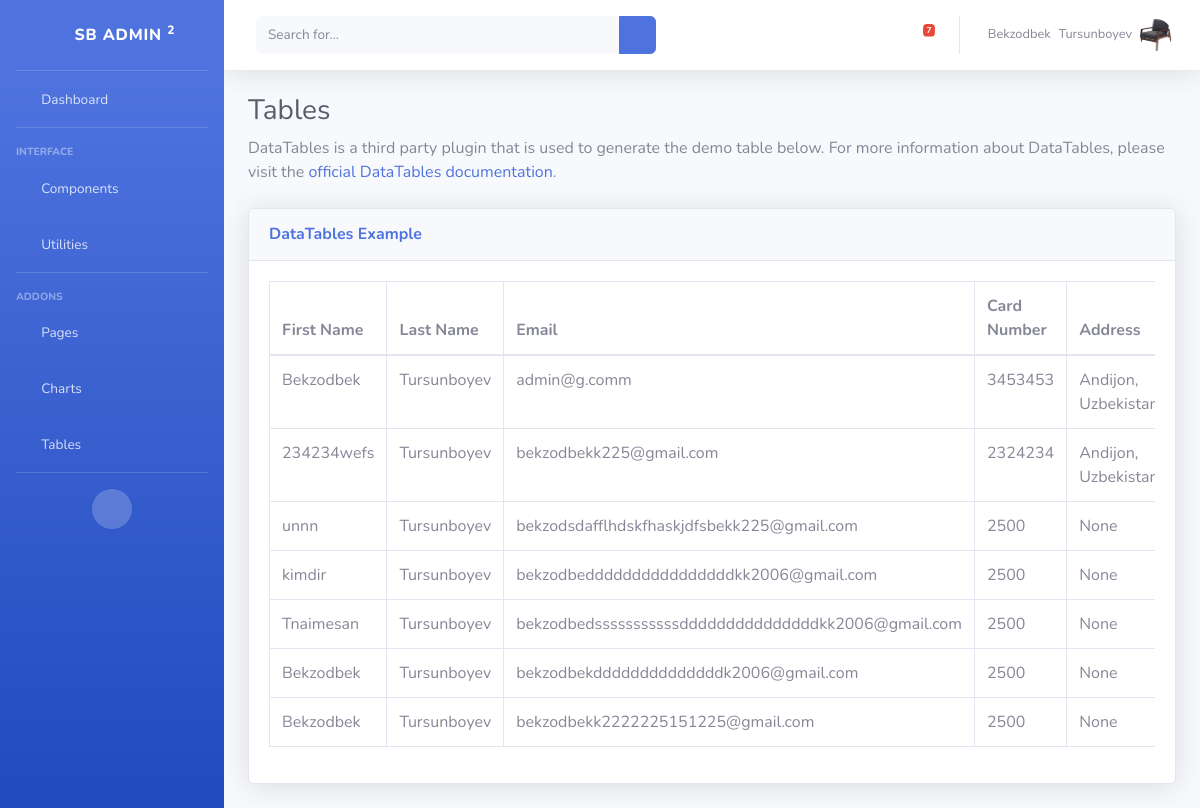
The page /dashboard/tables/ (signed in) on the database its author committed.
### furnapp/models.py (models this page shows, shortened)
class MyUser(AbstractUser):
    username = None
    email = models.EmailField(unique=True)
    USERNAME_FIELD = 'email'
    REQUIRED_FIELDS = []
    is_organiser = models.BooleanField(default=False)
    is_agent = models.BooleanField(default=False)

class Profile(models.Model):
    class Meta:
        verbose_name = "My Profile"
        verbose_name_plural = "Profile"
    custom_user = models.OneToOneField(MyUser, on_delete=models.CASCADE)
    image = models.ImageField(default="arrivals5.png", upload_to="profile")
    bio = models.CharField(max_length=100, default="bio", null=True, blank=True)
    card_number = models.IntegerField(default=2500, null=True,blank=True)
    address = models.CharField(max_length=200, null=True, blank=True)
    mobile_number = models.IntegerField(default=998931742328, null=True, blank=True)

### dashboard/views.py (the view)
# urls.py: path('tables/', tables, name='tables'),
def tables(request):
    if 'user' in request.GET:
        search = request.GET['user']
        full_search = Q(Q(first_name__icontains=search) | Q(Q(email__icontains=search)))
        profile_search = Q(Q(mobile_number__icontains=search))
        user = User.objects.filter(full_search)
        profile = Profile.objects.filter(profile_search)
    else:
        user = User.objects.all()
    context={
        "user_full":user
    }
    return render(request, 'dashboard/includes/tables.html', context)

### templates/dashboard/includes/tables.html (shortened to what this page needs)
{% extends 'dashboard/layouts/base.html' %}
{% block contend %}
<div class="container-fluid">
    <h1 class="h3 mb-2 text-gray-800">Tables</h1>
    <p class="mb-4">DataTables is a third party plugin that is used to generate the demo table below.
        For more information about DataTables, please visit the <a target="_blank"
            href="https://datatables.net">official DataTables documentation</a>.</p>
    <div class="card shadow mb-4">
        <div class="card-header py-3">
            <h6 class="m-0 font-weight-bold text-primary">DataTables Example</h6>
        </div>
        <div class="card-body">
            <div class="table-responsive">
                <table class="table table-bordered" id="dataTable" width="100%" cellspacing="0">
                    <thead>
                        <tr>
                            <th>First Name</th>
                            <th>Last Name</th>
                            <th>Email</th>
                            <th>Card Number</th>
                            <th>Address</th>
                        </tr>
                    </thead>
                    <tbody>
                        {% for user in user_full %}
                        <tr>
                            <td>{{ user.first_name }}</td>
                            <td>{{ user.last_name }}</td>
                            <td>{{ user.email }}</td>
                            <td>{{ user.profile.card_number }}</td>
                            <td>{{ user.profile.address }}</td>
                        </tr>
                        {% endfor %}
                    </tbody>
                </table>
            </div>
        </div>
    </div>
</div>
{% endblock %}

### templates/dashboard/layouts/base.html (shortened to what this page needs)
{% load static %}
{% if request.user.is_organiser %}
<!DOCTYPE html>
<html lang="en">
<head>
    <link href="{% static 'vendor/fontawesome-free/css/all.min.css' %}" rel="stylesheet" type="text/css">
    <link href="{% static 'css/sb-admin-2.min.css' %}" rel="stylesheet">
</head>
<body>
    <div id="wrapper">
        <ul class="navbar-nav bg-gradient-primary sidebar sidebar-dark accordion" id="accordionSidebar">
            <a class="sidebar-brand d-flex align-items-center justify-content-center" href="{% url 'dashboard:home' %}">
                <div class="sidebar-brand-icon rotate-n-15">
                    <i class="fas fa-laugh-wink"></i>
                </div>
                <div class="sidebar-brand-text mx-3">SB Admin <sup>2</sup></div>
            </a>
            <hr class="sidebar-divider my-0">
            <li class="nav-item">
                <a class="nav-link" href="{% url 'dashboard:home' %}">
                    <i class="fas fa-fw fa-tachometer-alt"></i>
                    <span>Dashboard</span></a>
            </li>
            <hr class="sidebar-divider">
            <div class="sidebar-heading">
                Interface
            </div>
            <li class="nav-item">
                <a class="nav-link collapsed" href="#" data-toggle="collapse" data-target="#collapseTwo"
                    aria-expanded="true" aria-controls="collapseTwo">
                    <i class="fas fa-fw fa-cog"></i>
                    <span>Components</span>
                </a>
            </li>
            <li class="nav-item ">
                <a class="nav-link" href="#" data-toggle="collapse" data-target="#collapseUtilities"
                    aria-expanded="true" aria-controls="collapseUtilities">
                    <i class="fas fa-fw fa-wrench"></i>
                    <span>Utilities</span>
                </a>
            </li>
            <hr class="sidebar-divider">
            <div class="sidebar-heading">
                Addons
            </div>
            <li class="nav-item">
                <a class="nav-link collapsed" href="#" data-toggle="collapse" data-target="#collapsePages"
                    aria-expanded="true" aria-controls="collapsePages">
                    <i class="fas fa-fw fa-folder"></i>
                    <span>Pages</span>
                </a>
            </li>
            <li class="nav-item">
                <a class="nav-link" href="{% url 'dashboard:charts' %}">
                    <i class="fas fa-fw fa-chart-area"></i>
                    <span>Charts</span></a>
            </li>
            <li class="nav-item">
                <a class="nav-link" href="{% url 'dashboard:tables' %}">
                    <i class="fas fa-fw fa-table"></i>
                    <span>Tables</span></a>
            </li>
            <hr class="sidebar-divider d-none d-md-block">
            <div class="text-center d-none d-md-inline">
                <button class="rounded-circle border-0" id="sidebarToggle"></button>
            </div>
        </ul>
        <div id="content-wrapper" class="d-flex flex-column">
            <div id="content">
              {% include 'dashboard/includes/nav.html' %}
                {% block contend %}{% endblock %}
            </div>
        </div>
    </div>
</body>
</html>
{% endif %}

### templates/dashboard/includes/nav.html (shortened to what this page needs)
{% load static %}
<nav class="navbar navbar-expand navbar-light bg-white topbar mb-4 static-top shadow">
    <form action="{% url 'dashboard:tables' %}" class="d-none d-sm-inline-block form-inline mr-auto ml-md-3 my-2 my-md-0 mw-100 navbar-search">
        <div class="input-group">
            <input type="text" name="user" class="form-control bg-light border-0 small"  placeholder="Search for..."
                aria-label="Search" aria-describedby="basic-addon2">
            <div class="input-group-append">
                <button class="btn btn-primary" type="submit">
                    <i class="fas fa-search fa-sm"></i>
                </button>
            </div>
        </div>
    </form>
    <ul class="navbar-nav ml-auto">
        <li class="nav-item dropdown no-arrow mx-1">
            <a class="nav-link dropdown-toggle" href="#" id="alertsDropdown" role="button"
                data-toggle="dropdown" aria-haspopup="true" aria-expanded="false">
                <i class="fas fa-bell fa-fw"></i>
            </a>
        </li>
        <li class="nav-item dropdown no-arrow mx-1">
            <a class="nav-link dropdown-toggle" href="#" id="messagesDropdown" role="button"
                data-toggle="dropdown" aria-haspopup="true" aria-expanded="false">
                <i class="fas fa-envelope fa-fw"></i>
                <span class="badge badge-danger badge-counter">7</span>
            </a>
        </li>
        <li class="nav-item dropdown no-arrow">
            <a class="nav-link dropdown-toggle" href="#" id="userDropdown" role="button"
                data-toggle="dropdown" aria-haspopup="true" aria-expanded="false">
                <span class="mr-2 d-none d-lg-inline text-gray-600 small">{{ user.first_name}}</span>
                <span class="mr-2 d-none d-lg-inline text-gray-600 small">{{ user.last_name}}</span>
                <img class="img-profile rounded-circle" src="{{ user.profile.image.url }}">
            </a>
        </li>
    </ul>
</nav>

### rows shown on the page
MyUser: first_name "Bekzodbek", last_name "Tursunboyev", profile.image (picture), email "admin@g.comm", profile.card_number "3453453", profile.address "Andijon,…"
MyUser: first_name "234234wefs", last_name "Tursunboyev", email "bekzodbekk225@gmail.com", profile.card_number "2324234", profile.address "Andijon,…"
MyUser: first_name "unnn", last_name "Tursunboyev", email "bekzodsdafflhdskfhaskjdfsbekk225@gmail.com", profile.card_number "2500", profile.address "None"
MyUser: first_name "kimdir", last_name "Tursunboyev", email "bekzodbeddddddddddddddddkk2006@gmail.com", profile.card_number "2500", profile.address "None"
MyUser: first_name "Tnaimesan", last_name "Tursunboyev", email "bekzodbedsssssssssssdddddddddddddddkk2006@gmail.com", profile.card_number "2500", profile.address "None"
MyUser: first_name "Bekzodbek", last_name "Tursunboyev", email "bekzodbekddddddddddddddk2006@gmail.com", profile.card_number "2500", profile.address "None"
MyUser: first_name "Bekzodbek", last_name "Tursunboyev", email "bekzodbekk2222225151225@gmail.com", profile.card_number "2500", profile.address "None"
